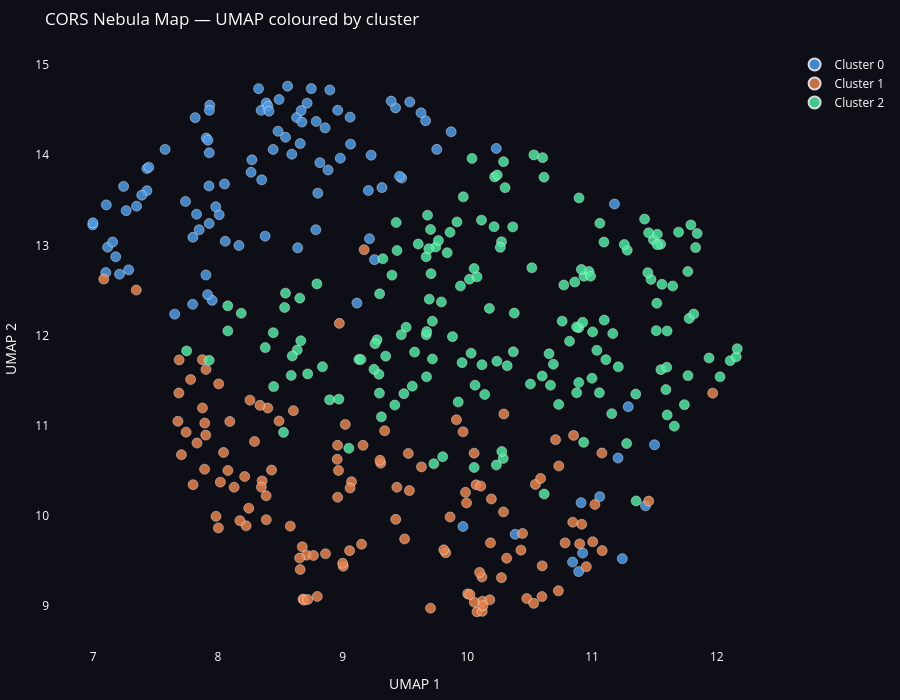

Notebook code for this chart:
### Markdown cell above
---
## Stage 8 — Interactive UMAP plot

### Code cell
import plotly.graph_objects as go

hover_cols = [c for c in DESCRIPTORS if c in df_final.columns]
COLORS = [
    '#4C9BE8','#E8834C','#4CE8A0','#E84C6B','#A04CE8',
    '#E8D94C','#4CE8D9','#E84CA0','#6BE84C','#4C6BE8',
]

fig = go.Figure()
for idx, cl in enumerate(sorted(df_final['cluster'].unique())):
    sub = df_final[df_final['cluster'] == cl]
    hover_text = [
        '<b>' + r['track_id'] + '</b><br>' +
        (f"🎵 {r['key']} {r.get('camelot','')}  ⏱ {float(r['tempo']):.0f} BPM<br>"
         if 'key' in r.index else '') +
        '<br>'.join(f'{c}: {r[c]:.2f}' for c in hover_cols if c in r.index) +
        (f"<br><i>{r['tags']}</i>"
         if 'tags' in r.index and pd.notna(r.get('tags')) else '')
        for _, r in sub.iterrows()
    ]
    fig.add_trace(go.Scatter(
        x=sub['umap_x'], y=sub['umap_y'], mode='markers',
        name=f'Cluster {cl}',
        marker=dict(size=10, color=COLORS[idx % len(COLORS)],
                    opacity=0.85, line=dict(width=0.5, color='white')),
        text=hover_text, hovertemplate='%{text}<extra></extra>',
    ))

fig.update_layout(
    title='CORS Nebula Map — UMAP coloured by cluster',
    xaxis_title='UMAP 1', yaxis_title='UMAP 2', height=700,
    plot_bgcolor='#0e0e16', paper_bgcolor='#0e0e16',
    font=dict(color='white'),
    xaxis=dict(showgrid=False, zeroline=False),
    yaxis=dict(showgrid=False, zeroline=False),
    legend=dict(itemsizing='constant'),
    hoverlabel=dict(bgcolor='white', font_size=12),
    margin=dict(l=10, r=10, t=50, b=10),
)
# for corpus under 100 tracks use fixed n_neighbors=10
# for larger corpus let it scale with sqrt(n)
n_neighbors = 10 if n < 100 else max(10, min(20, int(np.sqrt(n))))
fig.show()
print('Hover any point → track name, key, BPM, all descriptors, tags.')
